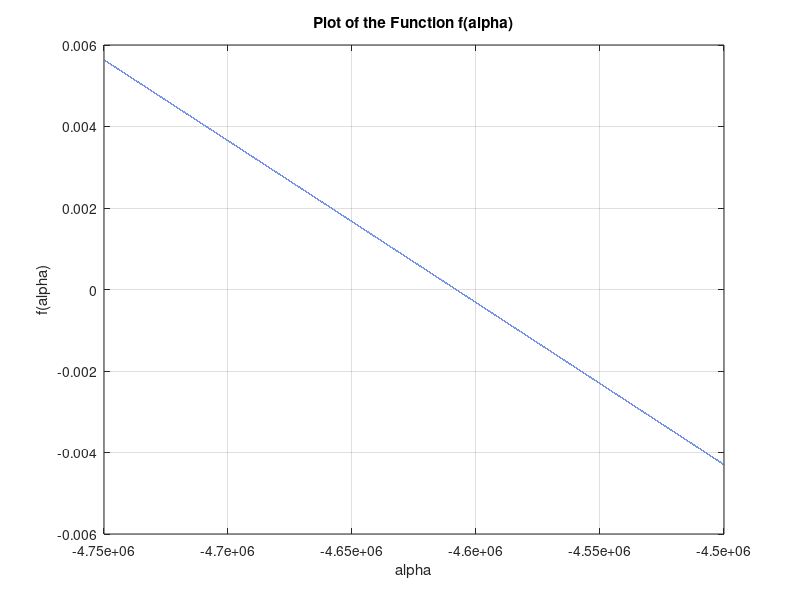

Here is the MATLAB script that generated this plot: (Note: this script raises an error after producing the figure.)
% This is a script to compare the Pyhton and Mathematica results regarding
% the computation of alpha (file n°6)

% Define the parameters
R0 = 8.5; % [cm]
eta_val =  1.8958e8; % [1/s]
mu_val = 2.3446e9; % [cm^2/s]
lambda_t = 3.6; % [cm]

% Define the function f(x)
f = @(x) -1 + R0 * sqrt((eta_val + x)/mu_val) * cot(R0 * sqrt((eta_val + x)/mu_val)) + (3 * R0)/(2* lambda_t);

% Define the range of x values:
x = linspace(-475e4, -450e4, 100000);
% Initialize a new array y:
y = zeros(size(x));

% Fill the array y with the values of f(x):
for i = 1:length(x) 
    y(i) = f(x(i));
end

% Plot the function
figure;
plot(x, y);
xlabel('alpha');
ylabel('f(alpha)');
title('Plot of the Function f(alpha)');
grid on;

% Let's also check where is the zero:
x0 = 1; % It's the initial guess
x_zero = fzero(f, x0);

fprintf('The zero of f is at alpha = %.4f\n', x_zero);
